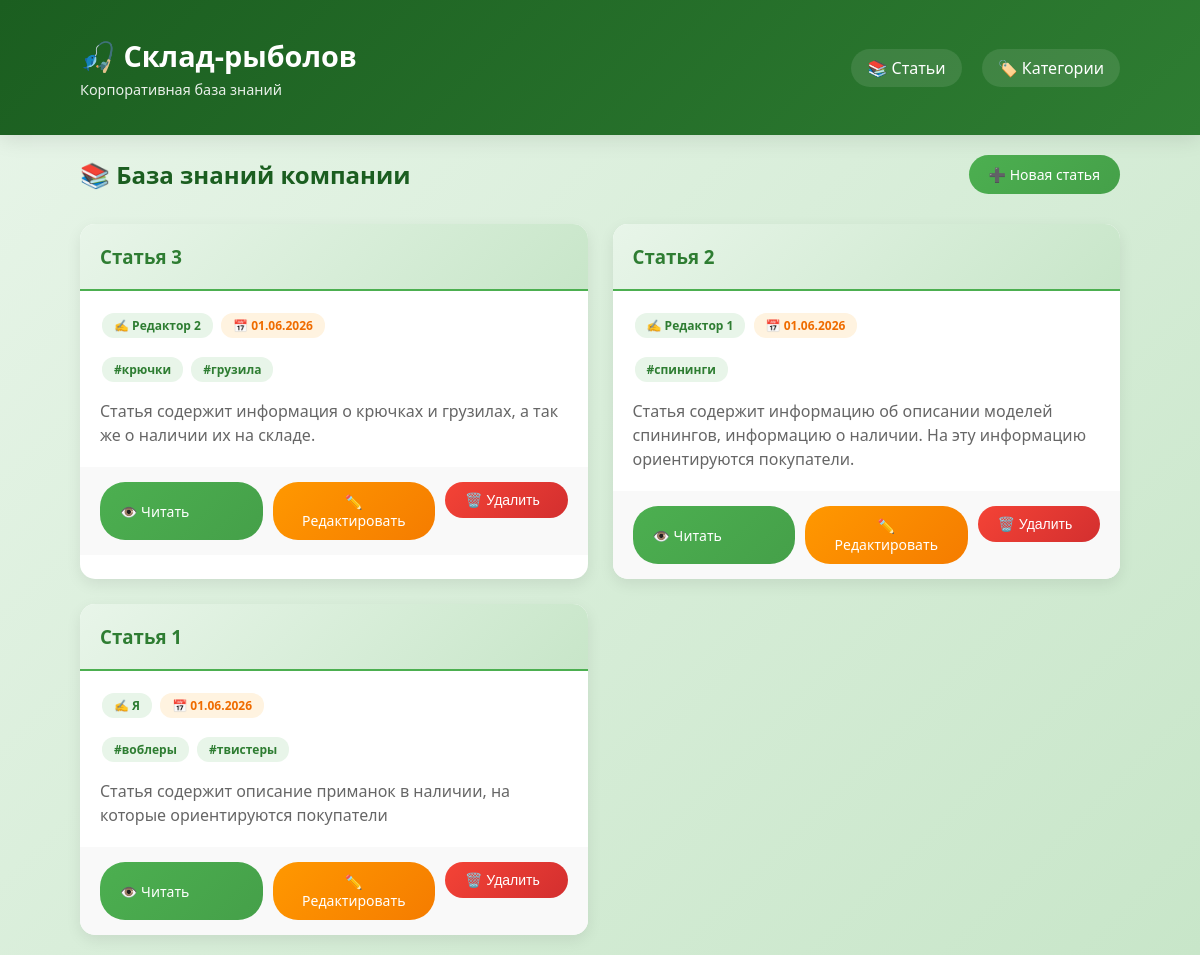
The page / on the database its author committed.
### knowledge_base.py (models this page shows)
class Article(db.Model):
    id = db.Column(db.Integer, primary_key=True)
    title = db.Column(db.String(200), nullable=False)
    content = db.Column(db.Text, nullable=False)
    created_at = db.Column(db.DateTime, default=datetime.utcnow)
    updated_at = db.Column(db.DateTime, default=datetime.utcnow, onupdate=datetime.utcnow)
    author = db.Column(db.String(100), nullable=False)
    categories = db.relationship('Category', secondary=article_category, backref=db.backref('articles', lazy='dynamic'))

class Category(db.Model):
    id = db.Column(db.Integer, primary_key=True)
    name = db.Column(db.String(100), unique=True, nullable=False)
    description = db.Column(db.String(200))

### knowledge_base.py (the view)
@app.route('/')
def index():
    articles = Article.query.order_by(Article.updated_at.desc()).all()
    return render_template('kb_index.html', articles=articles)

### templates/kb_index.html
{% extends "kb_base.html" %}
{% block content %}
<div style="display: flex; justify-content: space-between; align-items: center; margin-bottom: 30px;">
    <h2>📚 База знаний компании</h2>
    <a href="{{ url_for('add_article') }}" class="btn">➕ Новая статья</a>
</div>
{% if articles %}
    <div class="grid">
        {% for article in articles %}
        <div class="project-card">
            <div class="project-header">
                <h3 style="color: #2e7d32;">{{ article.title }}</h3>
            </div>
            <div class="project-body">
                <div style="margin-bottom: 15px;">
                    <span class="badge badge-low">✍️ {{ article.author }}</span>
                    <span class="badge badge-medium">📅 {{ article.updated_at.strftime('%d.%m.%Y') }}</span>
                </div>
                <div style="margin-bottom: 15px;">
                    {% for cat in article.categories %}
                        <span class="badge" style="background: #e8f5e9; color: #2e7d32;">#{{ cat.name }}</span>
                    {% endfor %}
                </div>
                <p style="color: #666; line-height: 1.5;">{{ article.content[:150] }}{% if article.content|length > 150 %}...{% endif %}</p>
            </div>
            <div class="project-footer">
                <a href="{{ url_for('view_article', id=article.id) }}" class="btn" style="flex: 1; text-align: center;">👁️ Читать</a>
                <a href="{{ url_for('edit_article', id=article.id) }}" class="btn btn-warning" style="flex: 1; text-align: center;">✏️ Редактировать</a>
                <form action="{{ url_for('delete_article', id=article.id) }}" method="post" style="flex: 1;">
                    <button type="submit" class="btn btn-danger" style="width: 100%;" onclick="return confirm('Удалить статью?')">🗑️ Удалить</button>
                </form>
            </div>
        </div>
        {% endfor %}
    </div>
{% else %}
    <div class="card" style="text-align: center; padding: 60px;">
        <p style="font-size: 1.2rem; color: #666;">📭 Нет статей в базе знаний</p>
        <a href="{{ url_for('add_article') }}" class="btn" style="margin-top: 20px;">Создать первую статью</a>
    </div>
{% endif %}
{% endblock %}

### templates/kb_base.html (shortened to what this page needs)
<!DOCTYPE html>
<html lang="ru">
<head>
    <link rel="stylesheet" href="{{ url_for('static', filename='style.css') }}">
</head>
<body>
    <header>
        <div class="container header-content">
            <div class="logo">
                <h1>🎣 Склад-рыболов</h1>
                <p>Корпоративная база знаний</p>
            </div>
            <nav>
                <a href="{{ url_for('index') }}">📚 Статьи</a>
                <a href="{{ url_for('categories_list') }}">🏷️ Категории</a>
            </nav>
        </div>
    </header>
    <main class="container fade-in">
        {% block content %}{% endblock %}
    </main>
</body>
</html>

### static/style.css (style rules this page uses)
* { margin: 0; padding: 0; box-sizing: border-box; }
body { font-family: 'Segoe UI', Tahoma, Geneva, Verdana, sans-serif; background: linear-gradient(135deg, #e8f5e9 0%, #c8e6c9 100%); min-height: 100vh; color: #1b5e20; }
.container { width: 90%; max-width: 1400px; margin: 0 auto; padding: 20px; }
header { background: linear-gradient(135deg, #1b5e20 0%, #2e7d32 100%); color: white; padding: 1rem 0; box-shadow: 0 4px 20px rgba(0,0,0,0.1); position: sticky; top: 0; z-index: 1000; }
.header-content { display: flex; justify-content: space-between; align-items: center; flex-wrap: wrap; }
.logo h1 { font-size: 1.8rem; margin-bottom: 5px; }
.logo p { font-size: 0.9rem; opacity: 0.9; }
nav { display: flex; gap: 20px; flex-wrap: wrap; }
nav a { color: white; text-decoration: none; padding: 8px 16px; border-radius: 25px; transition: all 0.3s ease; background: rgba(255,255,255,0.1); font-weight: 500; }
.btn { display: inline-flex; align-items: center; gap: 8px; background: linear-gradient(135deg, #4caf50 0%, #45a049 100%); color: white; padding: 10px 20px; text-decoration: none; border-radius: 25px; transition: all 0.3s ease; border: none; cursor: pointer; font-weight: 500; font-size: 14px; }
.btn-danger { background: linear-gradient(135deg, #f44336 0%, #d32f2f 100%); }
.btn-warning { background: linear-gradient(135deg, #ff9800 0%, #f57c00 100%); }
.badge { display: inline-block; padding: 4px 12px; border-radius: 12px; font-size: 12px; font-weight: 600; margin: 2px; }
.badge-medium { background: #fff3e0; color: #ef6c00; }
.badge-low { background: #e8f5e9; color: #2e7d32; }
.grid { display: grid; grid-template-columns: repeat(auto-fill, minmax(350px, 1fr)); gap: 25px; margin-top: 20px; }
.project-card { background: white; border-radius: 15px; overflow: hidden; transition: all 0.3s ease; box-shadow: 0 5px 15px rgba(0,0,0,0.08); }
.project-header { background: linear-gradient(135deg, #e8f5e9 0%, #c8e6c9 100%); padding: 20px; border-bottom: 2px solid #4caf50; }
.project-body { padding: 20px; }
.project-footer { padding: 15px 20px; background: #f9f9f9; display: flex; gap: 10px; }
.fade-in { animation: fadeIn 0.5s ease; }

### rows shown on the page
Article: title "Статья 3", author "Редактор 2", updated_at "01.06.2026", content "Статья содержит информация о крючках и грузилах, а так же о наличии их на складе."
Category: name "крючки"
Category: name "грузила"
Article: title "Статья 2", author "Редактор 1", updated_at "01.06.2026", content "Статья содержит информацию об описании моделей спинингов, информацию о наличии. На эту информацию ориентируются покупатели."
Category: name "спининги"
Article: title "Статья 1", author "Я", updated_at "01.06.2026", content "Статья содержит описание приманок в наличии, на которые ориентируются покупатели"
Category: name "воблеры"
Category: name "твистеры"
